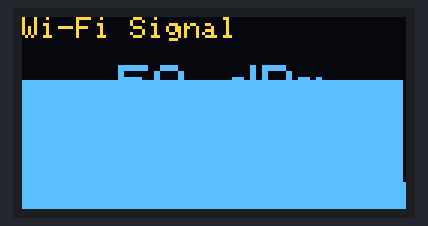
This sketch was run on a simulated ESP8266 (NodeMCU). Parts: 128×64 one-colour display. The OLED is the two-colour kind (top 16 rows yellow); WiFi joins after 1.5 s; servers stay silent unless stated; what the sketch prints to the serial monitor is not drawn.

Above: at 1.61 s.
At 3.22 s:
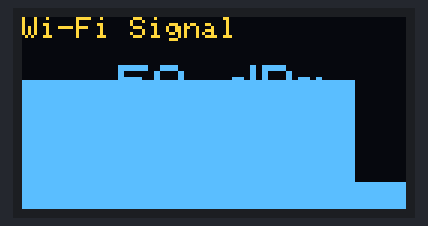
At 4.84 s:
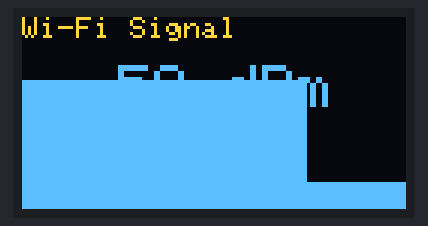
At 8.08 s:
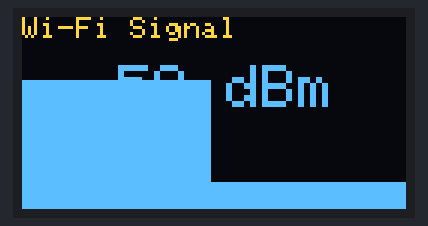
At 11.31 s:
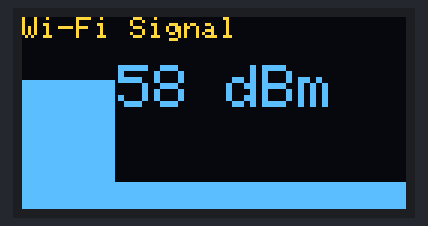
At 14.5 s:
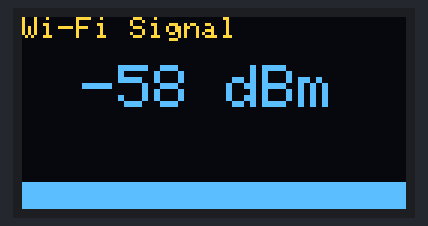

The sketch:

wifi_display1.ino
```cpp
#include <Adafruit_SSD1306.h>
#include <Adafruit_GFX.h>
#include <Wire.h>
#include <ESP8266WiFi.h>

/****** WiFi Access Point ******/
#define WLAN_SSID       "Your_Wifi_SSID"
#define WLAN_PASS       "Your_Wifi_Password"

// OLED 的尺寸
#define SCREEN_WIDTH 128
#define SCREEN_HEIGHT 64

// 初始化 OLED
#define OLED_RESET    -1  // 不使用重置引腳
#define SCREEN_ADDRESS 0x3C  // 0x3C 是大多數 SSD1306 的 I2C 地址
Adafruit_SSD1306 display(SCREEN_WIDTH, SCREEN_HEIGHT, &Wire, OLED_RESET);

// Timer control
const long timer_delay_wifi = 100;
unsigned long timer_next_wifi;

// 儲存訊號強度的歷史數據
const int numBars = 128; // 每個像素點都作為一個條形圖單位
int rssiHistory[numBars]; // 儲存歷次訊號強度

void wifi_connect() {
  // Connect to WiFi access point.
  Serial.println(); Serial.println();
  Serial.print("Connecting to ");
  Serial.println(WLAN_SSID);

  WiFi.begin(WLAN_SSID, WLAN_PASS);
  while (WiFi.status() != WL_CONNECTED) {
    delay(500);
    Serial.print(".");
  }
  Serial.println();

  Serial.println("WiFi connected");
  Serial.println("IP address: "); Serial.println(WiFi.localIP());
}


void setup() {
  // 初始化序列埠
  Serial.begin(115200);

  // 連接 Wi-Fi
  wifi_connect();

  // 設定 I2C 腳位，SDA 設為 GPIO14，SCL 設為 GPIO12
  Wire.begin(14, 12);

  // 初始化 I2C 並啟動 OLED 顯示器
  if (!display.begin(SSD1306_SWITCHCAPVCC, SCREEN_ADDRESS)) {
    Serial.println(F("OLED 初始化失敗"));
    for (;;);
  }

  // 設定字型
  display.setTextSize(1);
  display.setTextColor(SSD1306_WHITE);

  // timer control
  timer_next_wifi = millis();
}

void loop() {
  if(millis()>timer_next_wifi) {
    timer_next_wifi = millis() + timer_delay_wifi;

    // 取得 Wi-Fi 訊號強度（RSSI）
    int32_t rssi = WiFi.RSSI();

    // 更新歷史數據
    updateRssiHistory(rssi);

    // 清除顯示器畫面，並保留標題
    display.clearDisplay();
    display.setTextSize(1);
    display.setCursor(0, 0);
    display.println("Wi-Fi Signal");

    // 顯示訊號強度數值
    display.setCursor(20, 16);
    display.setTextSize(2);
    display.print(rssi);
    display.println(" dBm");

    // 繪製訊號強度長條圖
    drawSignalStrengthBars();

    // 更新顯示器
    display.display();
  }
}

// 更新歷史訊號強度數據
void updateRssiHistory(int32_t rssi) {
  // 將歷史訊號數據向左移動
  for (int i = 1; i < numBars; i++) {
    rssiHistory[i - 1] = rssiHistory[i];
  }
  // 將最新的訊號強度保存到最後一個位置
  rssiHistory[numBars - 1] = rssi;
}
// 畫訊號強度長條圖

void drawSignalStrengthBars() {
  // 訊號強度的最大和最小範圍
  int32_t rssiMin = -70;  // 最弱訊號
  int32_t rssiMax = -20;  // 最強訊號
  int32_t lengthMin = 1;  // 長度最短
  int32_t lengthMax = 30;  // 長度最長

  // 每個像素畫一個條形圖
  for (int i = 0; i < numBars; i++) {
    // 計算條形高度（相對於訊號強度）
    int barHeight = map(rssiHistory[i], rssiMin, rssiMax, lengthMin, lengthMax);

    // 畫出每個條形圖，x 軸是時間，y 軸是訊號強度
    display.drawLine(i, SCREEN_HEIGHT-1, i, SCREEN_HEIGHT-1 - barHeight, SSD1306_WHITE);
  }
}
```
